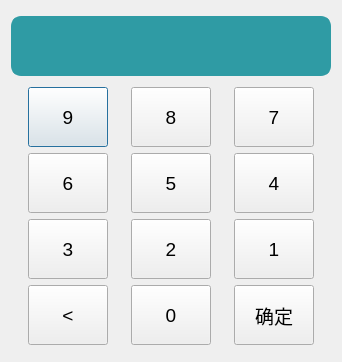
<?xml version="1.0" encoding="UTF-8"?>
<ui version="4.0">
 <class>PasswordDialog</class>
 <widget class="QDialog" name="PasswordDialog">
  <property name="geometry">
   <rect>
    <x>0</x>
    <y>0</y>
    <width>342</width>
    <height>362</height>
   </rect>
  </property>
  <property name="windowTitle">
   <string>管理员登陆</string>
  </property>
  <property name="styleSheet">
   <string notr="true"/>
  </property>
  <layout class="QHBoxLayout" name="horizontalLayout_5">
   <item>
    <layout class="QVBoxLayout" name="verticalLayout_2">
     <item>
      <widget class="QLineEdit" name="pressedit">
       <property name="minimumSize">
        <size>
         <width>0</width>
         <height>60</height>
        </size>
       </property>
       <property name="font">
        <font>
         <pointsize>14</pointsize>
        </font>
       </property>
       <property name="styleSheet">
        <string notr="true">QLineEdit
{color: rgb(255, 255, 255);
background-color: rgb(47, 155, 164);
border:4px solid#2f9ba4;
border-radius:10px;
}</string>
       </property>
       <property name="text">
        <string/>
       </property>
       <property name="echoMode">
        <enum>QLineEdit::Normal</enum>
       </property>
       <property name="alignment">
        <set>Qt::AlignCenter</set>
       </property>
       <property name="dragEnabled">
        <bool>false</bool>
       </property>
       <property name="readOnly">
        <bool>false</bool>
       </property>
       <property name="clearButtonEnabled">
        <bool>true</bool>
       </property>
      </widget>
     </item>
     <item>
      <layout class="QVBoxLayout" name="verticalLayout">
       <item>
        <layout class="QHBoxLayout" name="horizontalLayout_4">
         <item>
          <widget class="QPushButton" name="num9">
           <property name="minimumSize">
            <size>
             <width>80</width>
             <height>60</height>
            </size>
           </property>
           <property name="maximumSize">
            <size>
             <width>80</width>
             <height>60</height>
            </size>
           </property>
           <property name="font">
            <font>
             <pointsize>14</pointsize>
            </font>
           </property>
           <property name="text">
            <string>9</string>
           </property>
          </widget>
         </item>
         <item>
          <widget class="QPushButton" name="num8">
           <property name="minimumSize">
            <size>
             <width>80</width>
             <height>60</height>
            </size>
           </property>
           <property name="maximumSize">
            <size>
             <width>80</width>
             <height>60</height>
            </size>
           </property>
           <property name="font">
            <font>
             <pointsize>14</pointsize>
            </font>
           </property>
           <property name="text">
            <string>8</string>
           </property>
          </widget>
         </item>
         <item>
          <widget class="QPushButton" name="num7">
           <property name="minimumSize">
            <size>
             <width>80</width>
             <height>60</height>
            </size>
           </property>
           <property name="maximumSize">
            <size>
             <width>80</width>
             <height>60</height>
            </size>
           </property>
           <property name="font">
            <font>
             <pointsize>14</pointsize>
            </font>
           </property>
           <property name="text">
            <string>7</string>
           </property>
          </widget>
         </item>
        </layout>
       </item>
       <item>
        <layout class="QHBoxLayout" name="horizontalLayout_3">
         <item>
          <widget class="QPushButton" name="num6">
           <property name="minimumSize">
            <size>
             <width>80</width>
             <height>60</height>
            </size>
           </property>
           <property name="maximumSize">
            <size>
             <width>80</width>
             <height>60</height>
            </size>
           </property>
           <property name="font">
            <font>
             <pointsize>14</pointsize>
            </font>
           </property>
           <property name="text">
            <string>6</string>
           </property>
          </widget>
         </item>
         <item>
          <widget class="QPushButton" name="num5">
           <property name="minimumSize">
            <size>
             <width>80</width>
             <height>60</height>
            </size>
           </property>
           <property name="maximumSize">
            <size>
             <width>80</width>
             <height>60</height>
            </size>
           </property>
           <property name="font">
            <font>
             <pointsize>14</pointsize>
            </font>
           </property>
           <property name="text">
            <string>5</string>
           </property>
          </widget>
         </item>
         <item>
          <widget class="QPushButton" name="num4">
           <property name="minimumSize">
            <size>
             <width>80</width>
             <height>60</height>
            </size>
           </property>
           <property name="maximumSize">
            <size>
             <width>80</width>
             <height>60</height>
            </size>
           </property>
           <property name="font">
            <font>
             <pointsize>14</pointsize>
            </font>
           </property>
           <property name="styleSheet">
            <string notr="true"/>
           </property>
           <property name="text">
            <string>4</string>
           </property>
          </widget>
         </item>
        </layout>
       </item>
       <item>
        <layout class="QHBoxLayout" name="horizontalLayout_2">
         <item>
          <widget class="QPushButton" name="num3">
           <property name="minimumSize">
            <size>
             <width>80</width>
             <height>60</height>
            </size>
           </property>
           <property name="maximumSize">
            <size>
             <width>80</width>
             <height>60</height>
            </size>
           </property>
           <property name="font">
            <font>
             <pointsize>14</pointsize>
            </font>
           </property>
           <property name="text">
            <string>3</string>
           </property>
          </widget>
         </item>
         <item>
          <widget class="QPushButton" name="num2">
           <property name="minimumSize">
            <size>
             <width>80</width>
             <height>60</height>
            </size>
           </property>
           <property name="maximumSize">
            <size>
             <width>80</width>
             <height>60</height>
            </size>
           </property>
           <property name="font">
            <font>
             <pointsize>14</pointsize>
            </font>
           </property>
           <property name="text">
            <string>2</string>
           </property>
          </widget>
         </item>
         <item>
          <widget class="QPushButton" name="num1">
           <property name="minimumSize">
            <size>
             <width>80</width>
             <height>60</height>
            </size>
           </property>
           <property name="maximumSize">
            <size>
             <width>80</width>
             <height>60</height>
            </size>
           </property>
           <property name="font">
            <font>
             <pointsize>14</pointsize>
            </font>
           </property>
           <property name="text">
            <string>1</string>
           </property>
          </widget>
         </item>
        </layout>
       </item>
       <item>
        <layout class="QHBoxLayout" name="horizontalLayout">
         <item>
          <widget class="QPushButton" name="delbt">
           <property name="minimumSize">
            <size>
             <width>80</width>
             <height>60</height>
            </size>
           </property>
           <property name="maximumSize">
            <size>
             <width>80</width>
             <height>60</height>
            </size>
           </property>
           <property name="font">
            <font>
             <pointsize>14</pointsize>
            </font>
           </property>
           <property name="text">
            <string>&lt;</string>
           </property>
          </widget>
         </item>
         <item>
          <widget class="QPushButton" name="num0">
           <property name="minimumSize">
            <size>
             <width>80</width>
             <height>60</height>
            </size>
           </property>
           <property name="maximumSize">
            <size>
             <width>80</width>
             <height>60</height>
            </size>
           </property>
           <property name="font">
            <font>
             <pointsize>14</pointsize>
            </font>
           </property>
           <property name="text">
            <string>0</string>
           </property>
          </widget>
         </item>
         <item>
          <widget class="QPushButton" name="endbt">
           <property name="minimumSize">
            <size>
             <width>80</width>
             <height>60</height>
            </size>
           </property>
           <property name="maximumSize">
            <size>
             <width>80</width>
             <height>60</height>
            </size>
           </property>
           <property name="font">
            <font>
             <pointsize>14</pointsize>
            </font>
           </property>
           <property name="text">
            <string>确定</string>
           </property>
          </widget>
         </item>
        </layout>
       </item>
      </layout>
     </item>
    </layout>
   </item>
  </layout>
 </widget>
 <resources/>
 <connections/>
</ui>
